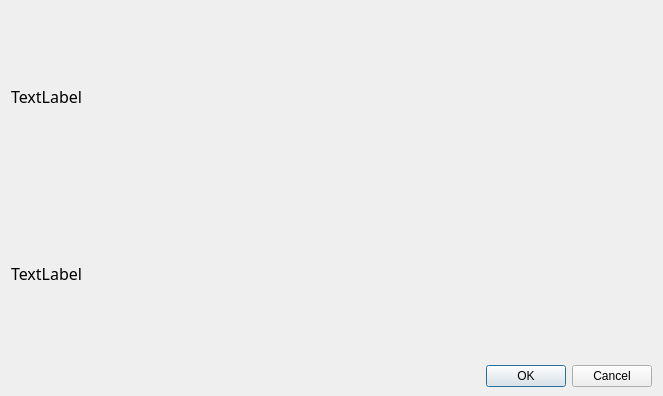
<?xml version="1.0" encoding="UTF-8"?>
<ui version="4.0">
 <class>confirm_Dialog</class>
 <widget class="QDialog" name="confirm_Dialog">
  <property name="geometry">
   <rect>
    <x>0</x>
    <y>0</y>
    <width>663</width>
    <height>396</height>
   </rect>
  </property>
  <property name="sizePolicy">
   <sizepolicy hsizetype="Fixed" vsizetype="Fixed">
    <horstretch>0</horstretch>
    <verstretch>0</verstretch>
   </sizepolicy>
  </property>
  <property name="minimumSize">
   <size>
    <width>663</width>
    <height>396</height>
   </size>
  </property>
  <property name="maximumSize">
   <size>
    <width>663</width>
    <height>396</height>
   </size>
  </property>
  <property name="windowTitle">
   <string>Confirm</string>
  </property>
  <layout class="QVBoxLayout" name="verticalLayout">
   <property name="bottomMargin">
    <number>9</number>
   </property>
   <item>
    <widget class="QLabel" name="source_label">
     <property name="font">
      <font>
       <family>微软雅黑</family>
       <pointsize>12</pointsize>
      </font>
     </property>
     <property name="text">
      <string>TextLabel</string>
     </property>
    </widget>
   </item>
   <item>
    <widget class="QLabel" name="png_save_label">
     <property name="font">
      <font>
       <family>微软雅黑</family>
       <pointsize>12</pointsize>
      </font>
     </property>
     <property name="text">
      <string>TextLabel</string>
     </property>
    </widget>
   </item>
   <item>
    <widget class="QDialogButtonBox" name="confirm_buttonBox">
     <property name="orientation">
      <enum>Qt::Horizontal</enum>
     </property>
     <property name="standardButtons">
      <set>QDialogButtonBox::Cancel|QDialogButtonBox::Ok</set>
     </property>
    </widget>
   </item>
  </layout>
 </widget>
 <resources/>
 <connections>
  <connection>
   <sender>confirm_buttonBox</sender>
   <signal>accepted()</signal>
   <receiver>confirm_Dialog</receiver>
   <slot>accept()</slot>
   <hints>
    <hint type="sourcelabel">
     <x>227</x>
     <y>378</y>
    </hint>
    <hint type="destinationlabel">
     <x>157</x>
     <y>274</y>
    </hint>
   </hints>
  </connection>
  <connection>
   <sender>confirm_buttonBox</sender>
   <signal>rejected()</signal>
   <receiver>confirm_Dialog</receiver>
   <slot>reject()</slot>
   <hints>
    <hint type="sourcelabel">
     <x>295</x>
     <y>384</y>
    </hint>
    <hint type="destinationlabel">
     <x>286</x>
     <y>274</y>
    </hint>
   </hints>
  </connection>
 </connections>
</ui>
